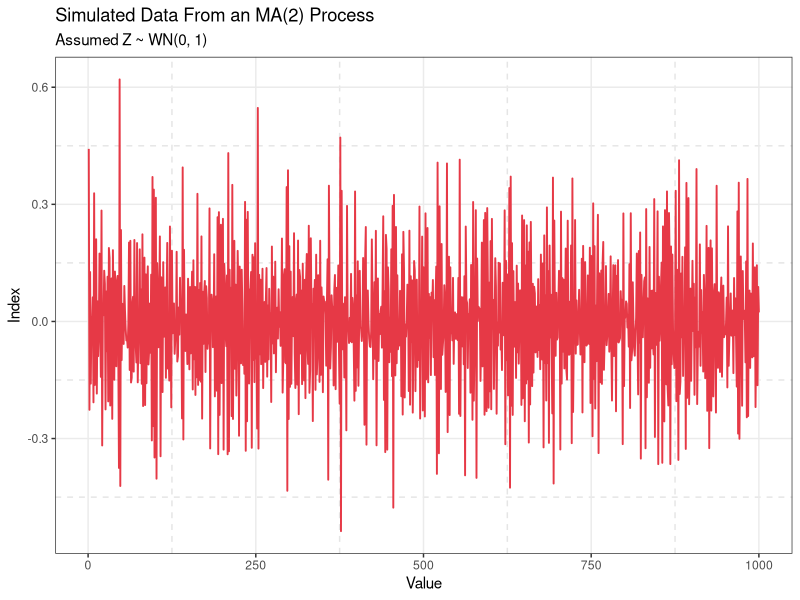
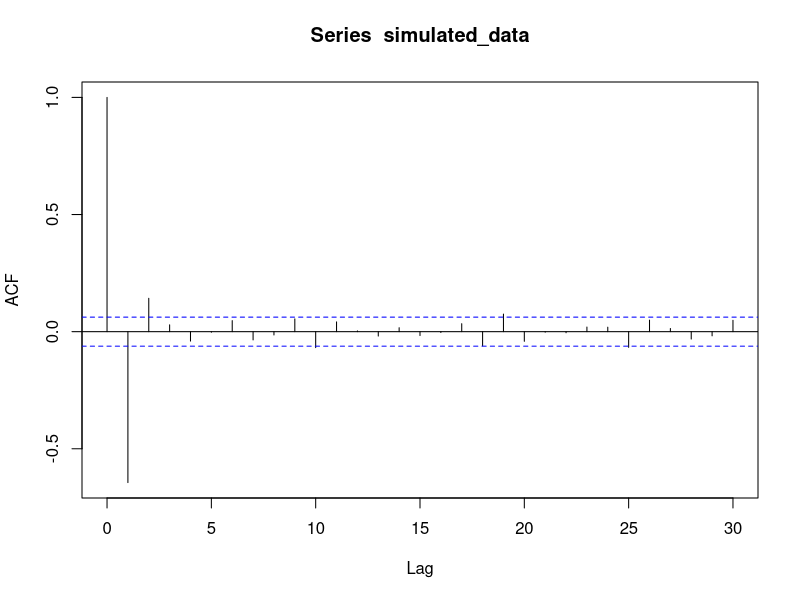
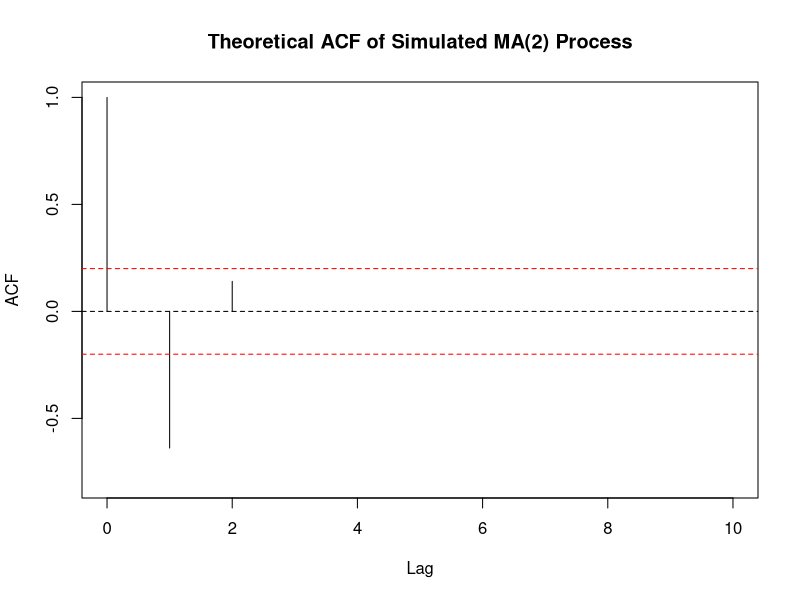
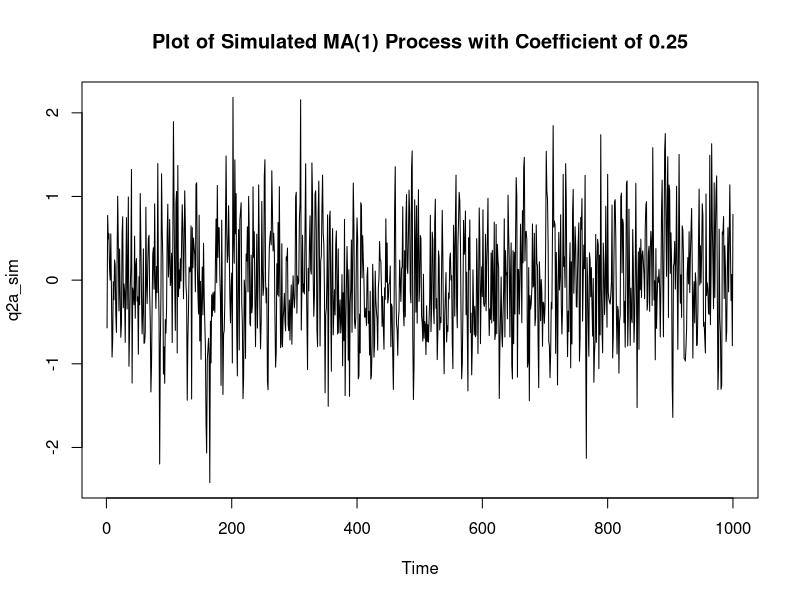
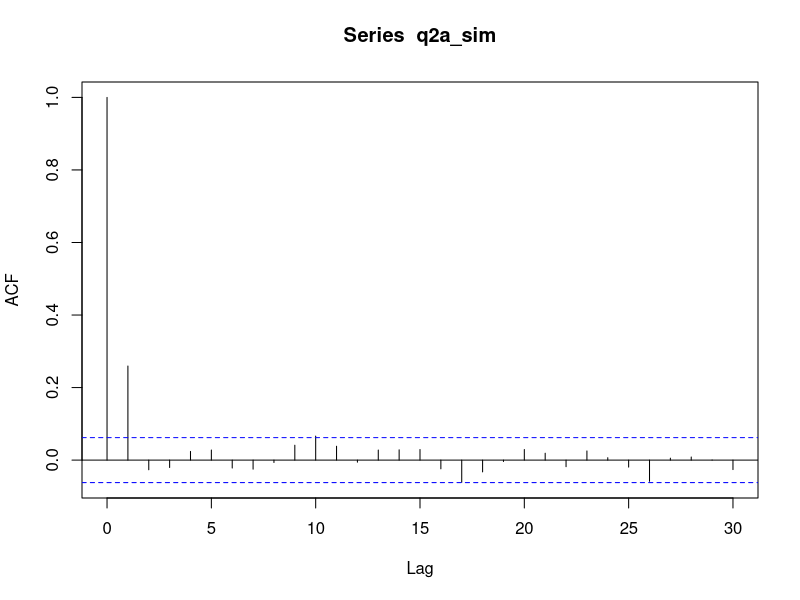
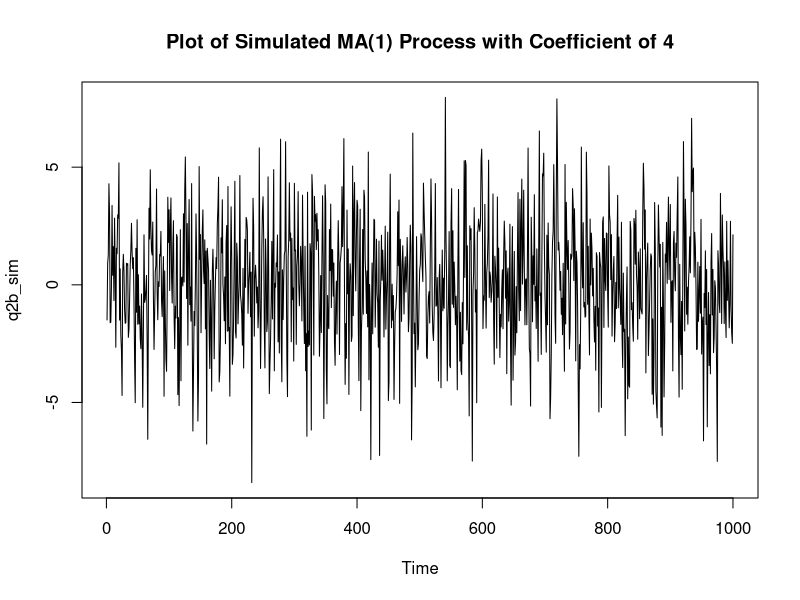
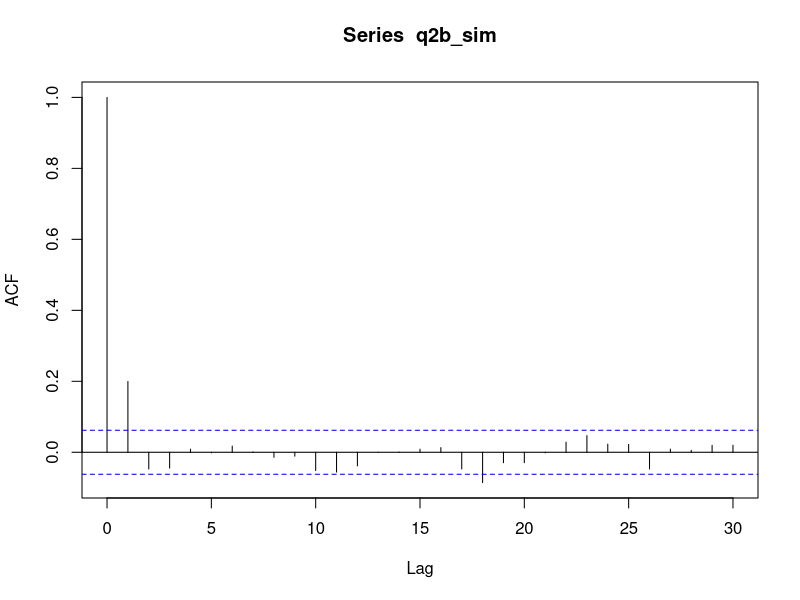
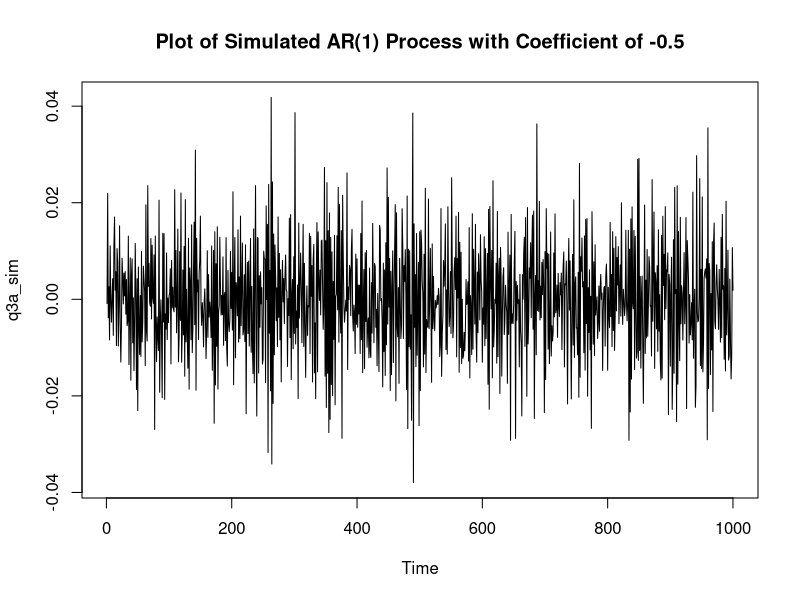

The R source for these figures, in order:
## ---- chunk 1
knitr::opts_chunk$set(echo = TRUE)
library(zoo)
library(tseries)
library(ggplot2)
## ---- chunk 2
coefs = c(-1.3, 0.4)

# simulate the MA(2) process
simulated_data <- arima.sim(n = 1000, 
                            model = list(ma = coefs),
                            sd = sqrt(0.01))
## ---- chunk 3
p1data = fortify.zoo(simulated_data)
p1 <- ggplot(p1data, aes(x = Index, y = simulated_data)) +
  geom_line(color = "#E63946", linewidth = 0.65) +
  labs(
    title = "Simulated Data From an MA(2) Process",
    subtitle = "Assumed Z ~ WN(0, 1)",
    x = "Value",
    y = "Index"
  ) + theme_bw() +
  theme(panel.grid.minor = element_line(
    color = "grey90",
    linetype = "dashed",
    linewidth = 0.5
  ))
print(p1)
## ---- chunk 4
acf(simulated_data)
## ---- chunk 5
#  theoretical ACF for an MA(2) process
acf_values <- ARMAacf(ma = c(-1.3, 0.4), lag.max = 10)

# plotted theoretical ACF
plot(acf_values, x = 0:(length(acf_values)-1), type = "h", 
     main = "Theoretical ACF of Simulated MA(2) Process", 
     xlab = "Lag", ylab = "ACF", ylim = c(-0.8, 1))
abline(h = 0, lty = 'dashed')
abline(h = -0.2, lty = 'dashed', col = 'red')
abline(h = 0.2, lty = 'dashed', col = 'red')
## ---- chunk 6
### MA(1) proc with a coefficient of 0.4
q2a_sim <- arima.sim(n = 1000, model = list(ma = c(0.25)), sd = sqrt(0.4))
plot(q2a_sim, main = "Plot of Simulated MA(1) Process with Coefficient of 0.25")
acf(q2a_sim)
## ---- chunk 7
### MA(1) proc with a coefficient of 4
q2b_sim <- arima.sim(n = 1000, model = list(ma = c(4)), sd = sqrt(0.4))
plot(q2b_sim, main = "Plot of Simulated MA(1) Process with Coefficient of 4")
acf(q2b_sim)
## ---- chunk 8
### AR(1) proc
alpha = -0.5
q3a_sim <- arima.sim(n = 1000, model = list(ar = c(alpha)), sd = 0.01)

plot(q3a_sim, main = "Plot of Simulated AR(1) Process with Coefficient of -0.5")

acf(q3a_sim)
## ---- chunk 9
### AR(1) proc
alpha_75 <- arima.sim(n = 1000, model = list(ar = c(-0.75)), sd = 0.01)
### AR(1) proc
alpha_90 <- arima.sim(n = 1000, model = list(ar = c(-0.90)), sd = 0.01)
### AR(1) proc
alpha_100 <- arima.sim(n = 1000, model = list(ar = c(-0.999999)), sd = 0.01)
# comparsion
acf(alpha_75)
acf(alpha_90)
acf(alpha_100)
## ---- chunk 10
### AR(1) proc
alpha_1 <- arima.sim(n = 1000, model = list(ar = c(-0.1)), sd = 0.01)
### AR(1) proc
alpha_01 <- arima.sim(n = 1000, model = list(ar = c(-0.01)), sd = 0.01)
### AR(1) proc
alpha_smol <- arima.sim(n = 1000, model = list(ar = c(-1e-9)), sd = 0.01)
# comparsion
acf(alpha_1)
acf(alpha_01)
acf(alpha_smol)
## ---- chunk 11
### AR(1) proc
alpha_plus <- arima.sim(n = 1000, model = list(ar = c(0.8)), sd = 0.01)
### AR(1) proc
alpha_minus <- arima.sim(n = 1000, model = list(ar = c(-0.8)), sd = 0.01)
acf(alpha_plus)
acf(alpha_minus)
